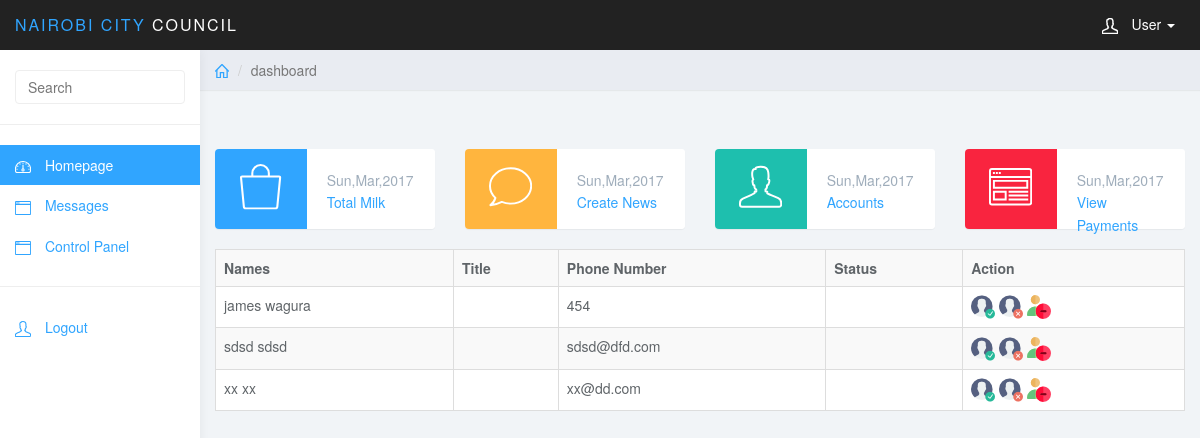
The app's page /login/admin/controlp.php with its own data.
### tables this page shows
CREATE TABLE `employee_table` (
  `employee_id` int(11) NOT NULL,
  `employee_firstname` varchar(20) NOT NULL,
  `employee_lastname` varchar(20) NOT NULL,
  `employee_dateemployed` datetime NOT NULL,
  `employee_department` varchar(50) NOT NULL,
  `employee_title` varchar(20) NOT NULL,
  `employee_address` varchar(20) NOT NULL,
  `employee_contact` varchar(20) NOT NULL,
  `employee_username` varchar(20) NOT NULL,
  `employee_password` varchar(100) NOT NULL,
  `employee_regdate` datetime NOT NULL
);

### login/admin/controlp.php (the view, shortened to what this page needs)
<!DOCTYPE html>
<html>
<head>
<link href="../css/bootstrap.min.css" rel="stylesheet">
<link href="../css/datepicker3.css" rel="stylesheet">
<link href="../css/styles.css" rel="stylesheet">
</head>
<body>
	<nav class="navbar navbar-inverse navbar-fixed-top" role="navigation">
		<div class="container-fluid">
			<div class="navbar-header">
				<a class="navbar-brand" href="#"><span>Nairobi City </span>Council</a>
				<ul class="user-menu">
					<li class="dropdown pull-right">
						<a href="#" class="dropdown-toggle" data-toggle="dropdown"><svg class="glyph stroked male-user"><use xlink:href="#stroked-male-user"></use></svg> User <span class="caret"></span></a>
					</li>
				</ul>
			</div>
		</div>
	</nav>
	<div id="sidebar-collapse" class="col-sm-3 col-lg-2 sidebar">
		<form role="search">
			<div class="form-group">
				<input type="text" class="form-control" placeholder="Search">
			</div>
		</form>
		<ul class="nav menu">
			<li class="active"><a href="index.php"><svg class="glyph stroked dashboard-dial"><use xlink:href="#stroked-dashboard-dial"></use></svg> Homepage</a></li>
			<li><a href="messages.php"><svg class="glyph stroked app-window"><use xlink:href="#stroked-app-window"></use></svg> Messages</a></li>
			<li><a href="#"><svg class="glyph stroked app-window"><use xlink:href="#stroked-app-window"></use></svg> Control Panel</a></li>
			<li role="presentation" class="divider"></li>
			<li><a href="../logout.php"><svg class="glyph stroked male-user"><use xlink:href="#stroked-male-user"></use></svg> Logout</a></li>
		</ul>
	</div>
	<div class="col-sm-9 col-sm-offset-3 col-lg-10 col-lg-offset-2 main">
		<div class="row">
			<ol class="breadcrumb">
				<li><a href="#"><svg class="glyph stroked home"><use xlink:href="#stroked-home"></use></svg></a></li>
				<li class="active">dashboard</li>
			</ol>
		</div>
		<div class="row">
			<div class="col-lg-12">
				<h1 class="page-header"></h1>
			</div>
		</div>
		<div class="row">
			<div class="col-xs-12 col-md-6 col-lg-3">
				<div class="panel panel-blue panel-widget ">
					<div class="row no-padding">
						<div class="col-sm-3 col-lg-5 widget-left">
							<svg class="glyph stroked bag"><use xlink:href="#stroked-bag"></use></svg>
						</div>
						<div class="col-sm-9 col-lg-7 widget-right">
							<div class="text-muted"><?php echo date("D,M,Y");?></div>
							<div class="text-success"><a href="tmilk.php">Total Milk</a></div>
						</div>
					</div>
				</div>
			</div>
			<div class="col-xs-12 col-md-6 col-lg-3">
				<div class="panel panel-orange panel-widget">
					<div class="row no-padding">
						<div class="col-sm-3 col-lg-5 widget-left">
							<svg class="glyph stroked empty-message"><use xlink:href="#stroked-empty-message"></use></svg>
						</div>
						<div class="col-sm-9 col-lg-7 widget-right">
							<div class="text-muted"><?php echo date("D,M,Y");?></div>
							<div class="text-success"><a href="news.php"> Create News</a></div>
						</div>
					</div>
				</div>
			</div>
			<div class="col-xs-12 col-md-6 col-lg-3">
				<div class="panel panel-teal panel-widget">
					<div class="row no-padding">
						<div class="col-sm-3 col-lg-5 widget-left">
							<svg class="glyph stroked male-user"><use xlink:href="#stroked-male-user"></use></svg>
						</div>
						<div class="col-sm-9 col-lg-7 widget-right">
							<div class="text-muted"><?php echo date("D,M,Y");?></div>
							<div class="text-success"><a href="accounts.php"> Accounts</a></div>
						</div>
					</div>
				</div>
			</div>
			<div class="col-xs-12 col-md-6 col-lg-3">
				<div class="panel panel-red panel-widget">
					<div class="row no-padding">
						<div class="col-sm-3 col-lg-5 widget-left">
							<svg class="glyph stroked app-window-with-content"><use xlink:href="#stroked-app-window-with-content"></use></svg>
						</div>
						<div class="col-sm-9 col-lg-7 widget-right">
							<div class="text-muted"><?php echo date("D,M,Y");?></div>
							<div class="text-success"><a href="payments.php"> View Payments</a></div>
						</div>
					</div>
				</div>
			</div>
		</div>
		<?php
		include("../connection/connector.php");
		$query="SELECT * FROM employee_table";
		$resource=mysql_query($query,$conn);
		echo "
		<table align=\"center\" border=\"0\" width=\"90%\" class=\"table table-bordered table-striped\" data-pagination=\"true\" data-sort-name=\"name\" >
		<tr>
		<td><b>Names</b></td><td><b>Title</b></td> <td><b>Phone Number</b></td></td><td><b>Status</b></td><td><b>Action</b></td></tr> ";
		while($result=mysql_fetch_array($resource))
		{
			echo "<tr><td>".$result[1]."&nbsp".$result[2]."</td><td>".$result[4]."</td><td>".$result[6]."</td><td>".$result[11]."</td><td>
	<a href=\"ac_.php?username=".$result[7]."\"><img border=\"0\" src=\"../images/activate.png\"/></a>
	<a href=\"deactivator.php?username=".$result[7]."\"><img border=\"0\" src=\"../images/deactivate.png\"/></a>
	<a href=\"deleter.php?username=".$result[7]."\"><img border=\"0\" src=\"../images/delete.png\"/></a>
	</td></tr>";
		} echo "</table>";
		?>
		</div>
</body>
</html>

### login/css/styles.css (style rules this page uses)
body { background: #f1f4f7; padding-top: 50px; color: #5f6468; }
a, a:hover, a:focus { color: #30a5ff; }
h1, h2, h3, h4, h5, h6 { color: #5f6468; }
h1 { font-weight: 300; font-size: 40px; }
.text-muted { color: #9fadbb; }
.no-padding { padding: 0; margin: 0; }
.form-control { border: 1px solid #eee; box-shadow: none; }
.navbar-header .navbar-brand { color: #fff; font-size: 16px; text-transform: uppercase; font-weight: 500; letter-spacing: 2px; }
.navbar-header .navbar-brand span { color: #30a5ff; }
.panel { border: 0; }
.panel-widget { padding: 0; position: relative; }
.panel-blue { background: #30a5ff; color: #fff; }
.panel-teal { background: #1ebfae; color: #fff; }
.panel-orange { background: #ffb53e; color: #fff; }
.panel-red { background: #f9243f; color: #fff; }
.panel-blue .text-muted, .panel-teal .text-muted, .panel-orange .text-muted, .panel-red .text-muted { color: rgba(255, 255, 255, .5); }
.widget-left { height: 80px; padding-top: 15px; text-align: center; border-top-left-radius: 4px; border-bottom-left-radius: 4px; }
.widget-right { text-align: left; line-height: 1.6em; margin: 0px; padding: 20px; height: 80px; color: #999; font-weight: 300; background: #fff; border-top-right-radius: 4px; border-bottom-right-radius: 4px; }
.widget-right .text-muted { color: #9fadbb; }
.panel-blue .widget-left { background: #30a5ff; color: #fff; }
.panel-teal .widget-left { background: #1ebfae; color: #fff; }
.panel-orange .widget-left { background: #ffb53e; color: #fff; }
.panel-red .widget-left { background: #f9243f; color: #fff; }
.panel-widget { background: #fff; }
.navbar { border: 0; }
.user-menu { display: inline-block; margin-top: 14px; margin-right: 10px; float: right; list-style: none; padding: 0; }
.user-menu a { color: #fff; }
.sidebar { display: block; background-color: #fff; padding: 0; display: none; }
.sidebar form { padding: 20px 15px 5px 15px; border-bottom: 1px solid #eee; margin-bottom: 20px; }
@media (min-width: 768px) { .sidebar { display: block; position: fixed; top: 50px; bottom: 0; left: 0; z-index: 1000; display: block; margin: 0; padding: 0; overflow-x: hidden; overflow-y: auto; background-color: #fff; box-shadow: 1px 0px 10px rgba(0, 0, 0, .05); } }
@media (min-width: 768px) { .navbar-header { width: 100%; } }
.sidebar ul.nav .active a, .sidebar ul.nav li.parent a.active, .sidebar ul.nav .active > a:hover, .sidebar ul.nav li.parent a.active:hover, .sidebar ul.nav .active > a:focus, .sidebar ul.nav li.parent a.active:focus { color: #fff; background-color: #30a5ff; }
.sidebar ul.nav li.divider { border-bottom: 1px solid #eee; margin: 20px 0; }
.breadcrumb { border-radius: 0; padding: 10px 15px; background: #e9ecf2; box-shadow: 0 1px 1px rgba(0, 0, 0, .05); margin: 0 ; }
h1.page-header { margin-top: 30px; border-bottom: 0; }
.table { background: #fff; }
.sidebar .glyph, .user-menu .glyph { height: 16px; width: 16px; margin: 0 10px 0 0; stroke-width: 3px; }
.user-menu .glyph { stroke-width: 4px; }
.breadcrumb .glyph { height: 14px; width: 14px; margin: -2px 0 0 0; stroke-width: 4px; }
.panel-widget .glyph { stroke-width: 2px; }

### records on screen
employee_table: employee_firstname "james", employee_lastname "wagura", employee_address "454"
employee_table: employee_firstname "sdsd", employee_lastname "sdsd", employee_address "sdsd@dfd.com"
employee_table: employee_firstname "xx", employee_lastname "xx", employee_address "xx@dd.com"
